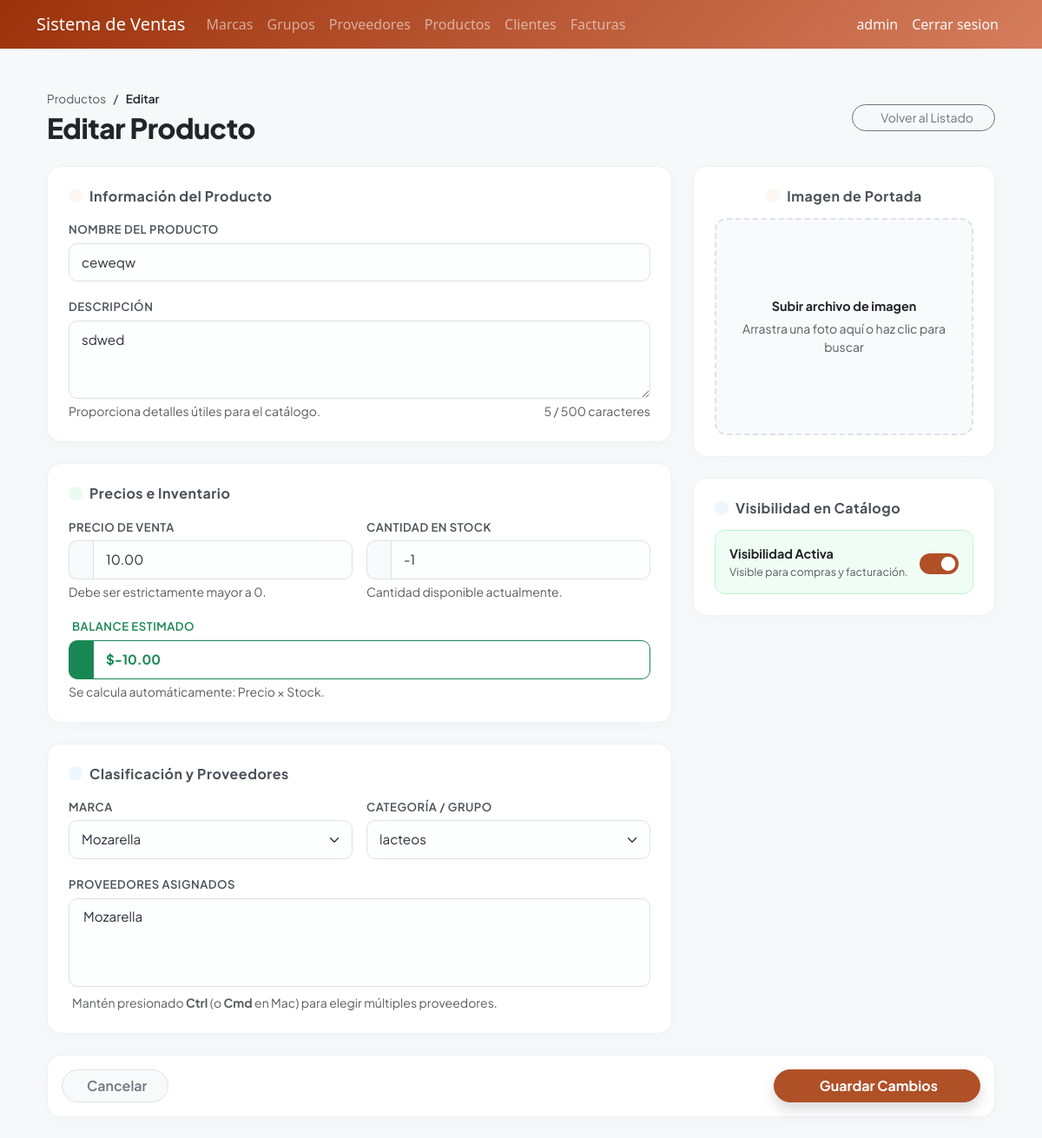
Page /products/3/edit/ (signed in) on the committed database.
### billing/models.py (models this page shows, shortened)
class Product(models.Model):
    name = models.CharField(max_length=200, verbose_name='Product Name')
    description = models.TextField(blank=True, null=True)
    brand = models.ForeignKey(Brand, on_delete=models.PROTECT, related_name='products')
    group = models.ForeignKey(ProductGroup, on_delete=models.PROTECT, related_name='products')
    suppliers = models.ManyToManyField(Supplier, related_name='products', blank=True)
    unit_price = models.DecimalField(max_digits=12, decimal_places=2)
    stock = models.IntegerField(default=0)
    is_active = models.BooleanField(default=True)
    image = models.ImageField(upload_to='products/', blank=True, null=True)
    created_at = models.DateTimeField(auto_now_add=True)
    updated_at = models.DateTimeField(auto_now=True)
    class Meta:
        verbose_name = 'Product'
        verbose_name_plural = 'Products'
        ordering = ['name']

### billing/views.py (the view)
# urls.py: path('products/<int:pk>/edit/', views.ProductUpdateView.as_view(), name='product_update'),
class ProductUpdateView(LoginRequiredMixin, UpdateView):
    model = Product
    form_class = ProductForm
    template_name = 'billing/product_form.html'
    success_url = reverse_lazy('billing:product_list')

### billing/models.py (called while the page is built)
    def __str__(self): return self.name

    def __str__(self): return self.name

    def __str__(self): return self.name

### billing/templates/billing/product_form.html (shortened to what this page needs)
{% extends 'billing/base.html' %}
{% block content %}
<div class="container py-4 form-page-container">
  <div class="d-flex flex-column flex-sm-row justify-content-between align-items-start align-items-sm-center mb-4 gap-2">
    <div>
      <nav aria-label="breadcrumb">
        <ol class="breadcrumb mb-1" style="font-size: 0.85rem;">
          <li class="breadcrumb-item"><a href="{% url 'billing:product_list' %}" class="text-decoration-none text-muted">Productos</a></li>
          <li class="breadcrumb-item active text-dark fw-semibold" aria-current="page">
            {% if object %}Editar{% else %}Nuevo{% endif %}
          </li>
        </ol>
      </nav>
      <h2 class="fw-extrabold text-dark mb-0" style="font-weight: 800; letter-spacing: -0.5px;">
        {% if object %}Editar Producto{% else %}Nuevo Producto{% endif %}
      </h2>
    </div>
    <a href="{% url 'billing:product_list' %}" class="btn btn-outline-secondary rounded-pill px-4 btn-sm d-flex align-items-center gap-2">
       Volver al Listado
    </a>
  </div>
  <form method="post" enctype="multipart/form-data" id="productForm" novalidate>
    <div class="row g-4">
      <div class="col-lg-8">
        <div class="form-section-card p-4 mb-4">
          <div class="d-flex align-items-center mb-3">
            <span class="d-inline-flex p-2 bg-primary-subtle text-primary rounded-3 me-2" style="background-color: #fdf6f2 !important; color: #b05027 !important;">
            </span>
            <h5 class="section-title mb-0">Información del Producto</h5>
          </div>
          <div class="mb-3 field-container {% if form.name.errors %}has-error{% endif %}">
            <label class="form-label" for="id_name">Nombre del Producto</label>
            {{ form.name }}
          </div>
          <div class="mb-0 field-container {% if form.description.errors %}has-error{% endif %}">
            <label class="form-label" for="id_description">Descripción</label>
            {{ form.description }}
            <div class="d-flex justify-content-between mt-1">
              <small class="text-muted">Proporciona detalles útiles para el catálogo.</small>
              <small class="text-muted" id="charCounter">0 / 500 caracteres</small>
            </div>
          </div>
        </div>
        <div class="form-section-card p-4 mb-4">
          <div class="d-flex align-items-center mb-3">
            <span class="d-inline-flex p-2 bg-success-subtle text-success rounded-3 me-2" style="background-color: #eafbf2 !important; color: #198754 !important;">
            </span>
            <h5 class="section-title mb-0">Precios e Inventario</h5>
          </div>
          <div class="row g-3">
            <div class="col-md-6 field-container {% if form.unit_price.errors %}has-error{% endif %}">
              <label class="form-label" for="id_unit_price">Precio de Venta</label>
              <div class="input-group">
                <span class="input-group-text"></span>
                {{ form.unit_price }}
              </div>
              <small class="text-muted mt-1 d-block">Debe ser estrictamente mayor a 0.</small>
            </div>
            <div class="col-md-6 field-container {% if form.stock.errors %}has-error{% endif %}">
              <label class="form-label" for="id_stock">Cantidad en Stock</label>
              <div class="input-group">
                <span class="input-group-text"></span>
                {{ form.stock }}
              </div>
              <small class="text-muted mt-1 d-block">Cantidad disponible actualmente.</small>
            </div>
            <div class="col-md-12 field-container mt-3">
              <label class="form-label text-success"> Balance Estimado</label>
              <div class="input-group">
                <span class="input-group-text bg-success text-white border-success"></span>
                <input type="text" id="calculated_balance" class="form-control fw-bold text-success border-success bg-white" readonly value="$0.00">
              </div>
              <small class="text-muted mt-1 d-block">Se calcula automáticamente: Precio × Stock.</small>
            </div>
          </div>
        </div>
        <div class="form-section-card p-4">
          <div class="d-flex align-items-center mb-3">
            <span class="d-inline-flex p-2 bg-info-subtle text-info rounded-3 me-2" style="background-color: #ecf8fd !important; color: #0dcaf0 !important;">
            </span>
            <h5 class="section-title mb-0">Clasificación y Proveedores</h5>
          </div>
          <div class="row g-3 mb-3">
            <div class="col-md-6 field-container {% if form.brand.errors %}has-error{% endif %}">
              <label class="form-label" for="id_brand">Marca</label>
              {{ form.brand }}
            </div>
            <div class="col-md-6 field-container {% if form.group.errors %}has-error{% endif %}">
              <label class="form-label" for="id_group">Categoría / Grupo</label>
              {{ form.group }}
            </div>
          </div>
          <div class="field-container {% if form.suppliers.errors %}has-error{% endif %}">
            <label class="form-label" for="id_suppliers">Proveedores Asignados</label>
            {{ form.suppliers }}
            <small class="text-muted d-block mt-2">
               Mantén presionado <strong>Ctrl</strong> (o <strong>Cmd</strong> en Mac) para elegir múltiples proveedores.
            </small>
          </div>
        </div>
      </div>
      <div class="col-lg-4">
        <div class="form-section-card p-4 mb-4 text-center">
          <div class="d-flex align-items-center justify-content-center mb-3">
            <span class="d-inline-flex p-2 rounded-3 me-2" style="background-color: #fdf6f2 !important; color: #b05027 !important;">
            </span>
            <h5 class="section-title mb-0">Imagen de Portada</h5>
          </div>
          <div class="dropzone-container p-4 d-flex flex-column align-items-center justify-content-center" id="customDropzone" style="min-height: 250px;">
            <div id="dropzonePlaceholder">
              <p class="mb-1 fw-bold text-dark" style="font-size: 0.9rem;">Subir archivo de imagen</p>
              <p class="text-muted small mb-0">Arrastra una foto aquí o haz clic para buscar</p>
            </div>
          </div>
        </div>
        <div class="form-section-card p-4">
          <div class="d-flex align-items-center mb-3">
            <span class="d-inline-flex p-2 rounded-3 me-2" style="background-color: #ecf8fd !important; color: #0dcaf0 !important;">
            </span>
            <h5 class="section-title mb-0">Visibilidad en Catálogo</h5>
          </div>
          <div class="status-card p-3 d-flex align-items-center justify-content-between {% if form.is_active.value %}active{% endif %}" id="visibilityCard">
            <div>
              <label class="fw-bold text-dark mb-0 d-block" style="font-size: 0.9rem; cursor: pointer;" for="id_is_active">Visibilidad Activa</label>
              <small class="text-muted d-block" style="font-size: 0.78rem;">Visible para compras y facturación.</small>
            </div>
            <div class="form-check form-switch p-0 m-0">
              {{ form.is_active }}
            </div>
          </div>
        </div>
      </div>
    </div>
    <div class="form-section-card action-bar p-3 mt-4 d-flex justify-content-between align-items-center">
      <a href="{% url 'billing:product_list' %}" class="btn btn-light px-4 rounded-pill fw-semibold border text-secondary">
         Cancelar
      </a>
      <button type="submit" class="btn btn-success px-5 rounded-pill fw-bold shadow" style="background-color: #b05027; border-color: #b05027;">
         {% if object %}Guardar Cambios{% else %}Crear Producto{% endif %}
      </button>
    </div>
  </form>
</div>
{% endblock %}

### billing/templates/billing/base.html (shortened to what this page needs)
<!DOCTYPE html>
<html lang="es">
<head>
  <link href="https://cdn.jsdelivr.net/npm/bootstrap@5.3.0/dist/css/bootstrap.min.css" rel="stylesheet">
</head>
<body>
<nav class="navbar navbar-expand-lg navbar-dark" style="background: linear-gradient(135deg, #9c320b, #d57d5d);">
  <div class="container">
    <a class="navbar-brand" href="{% url 'billing:home' %}">Sistema de Ventas</a>
    <div class="collapse navbar-collapse" id="nav">
      <ul class="navbar-nav me-auto">
        {% if user.is_authenticated %}
        <li class="nav-item"><a class="nav-link" href="{% url 'billing:brand_list' %}">Marcas</a></li>
        <li class="nav-item"><a class="nav-link" href="{% url 'billing:productgroup_list' %}">Grupos</a></li>
        <li class="nav-item"><a class="nav-link" href="{% url 'billing:supplier_list' %}">Proveedores</a></li>
        <li class="nav-item"><a class="nav-link" href="{% url 'billing:product_list' %}">Productos</a></li>
        <li class="nav-item"><a class="nav-link" href="{% url 'billing:customer_list' %}">Clientes</a></li>
        <li class="nav-item"><a class="nav-link" href="{% url 'billing:invoice_list' %}">Facturas</a></li>
        {% endif %}
      </ul>
<ul class="navbar-nav">
  {% if user.is_authenticated %}
  <li class="nav-item">
    <span class="nav-link text-light">{{ user.username }}</span>
  </li>
  <li class="nav-item">
    <form method="post" action="{% url 'logout' %}" class="d-inline">
      <button type="submit" class="nav-link btn btn-link text-light"
              style="text-decoration:none;">Cerrar sesion</button>
    </form>
  </li>
  {% endif %}
</ul>
    </div>
  </div>
</nav>
<div class="container mt-4">
  {% block content %}{% endblock %}
</div>
</body>
</html>

### billing/templates/billing/product_form.html (style rules this page uses)
body { background-color: #f6f8fa; }
.form-page-container { font-family: 'Plus Jakarta Sans', sans-serif; }
.form-section-card { background: #ffffff; border: 1px solid #eef1f6; border-radius: 16px; box-shadow: 0 4px 20px rgba(0, 0, 0, 0.02); transition: all 0.3s ease; }
.section-title { font-size: 1rem; font-weight: 700; color: #495057; letter-spacing: 0.5px; }
.form-label { font-size: 0.82rem; font-weight: 600; color: #495057; margin-bottom: 6px; text-transform: uppercase; letter-spacing: 0.5px; }
.form-control, .form-select { font-size: 0.95rem; padding: 10px 14px; border-radius: 10px; border: 1px solid #dce2ea; background-color: #fdfefe; color: #2b303a; transition: all 0.2s ease; }
.input-group-text { border-radius: 10px 0 0 10px; border: 1px solid #dce2ea; border-right: none; background-color: #f8fafc; color: #8c9ba5; padding: 10px 14px; }
.input-group > .form-control { border-radius: 0 10px 10px 0; }
.dropzone-container { border: 2px dashed #dce2ea; border-radius: 14px; background-color: #f8fafc; cursor: pointer; transition: all 0.25s ease; }
.form-switch .form-check-input { width: 2.8em; height: 1.5em; cursor: pointer; background-color: #e2e8f0; border-color: transparent; }
.form-switch .form-check-input:checked { background-color: #b05027; border-color: transparent; }
.status-card { border-radius: 12px; border: 1px solid #eef1f6; background: #ffffff; transition: all 0.25s ease; }
.status-card.active { background-color: #f0fdf4; border-color: #bbf7d0; }
.action-bar { border-top: 1px solid #eef1f6; background: #ffffff; }

### rows in the picture
Product: name "ceweqw", description "sdwed", unit_price "10.00", stock "-1", brand "Mozarella", group "lacteos", is_active "☑"

### other values in the picture
{{ user.username }} "admin"
